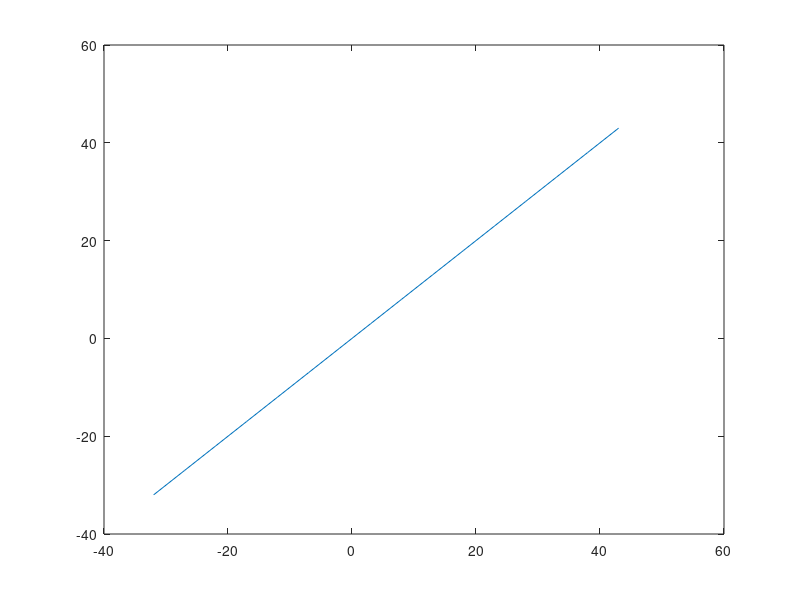

This figure's MATLAB source:
% Octave Script
% Title		       :Función Inyectiva, Sobreyectiva, Biyectiva (Ejercicio_5)
% Correo         :urbanoorlando79@gmail.com
% Description	   :Script para determinar que tipo de función es dependiendo el dominio de la función
% Author	       :Orlando Urbano Trejo (Lando)
% Date		       :16_11_2021
% Version	       :1
% Usage		       :octave>path/Ejercicio_5
%		             :Requiere aplicación octave, usar linea de comandos
%		             :https://octaveintro.readthedocs.io/en/latest/index.html

clear
% Dominio de la función
r= -32:5:45
% Regla de correspondencia
rx= r
disp ('La función es inyectiva ya que ∀x,y∈D | f(x) = f(y) ⟹ x = y ');
% Plotear función
plot (r, rx)
